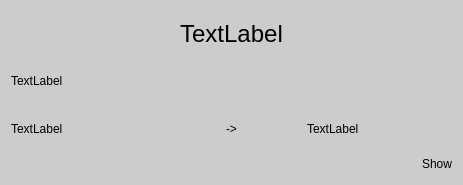
<?xml version="1.0" encoding="UTF-8"?>
<ui version="4.0">
 <class>MeetingPreview</class>
 <widget class="QWidget" name="MeetingPreview">
  <property name="geometry">
   <rect>
    <x>0</x>
    <y>0</y>
    <width>463</width>
    <height>185</height>
   </rect>
  </property>
  <property name="sizePolicy">
   <sizepolicy hsizetype="Expanding" vsizetype="Fixed">
    <horstretch>0</horstretch>
    <verstretch>0</verstretch>
   </sizepolicy>
  </property>
  <property name="windowTitle">
   <string>Form</string>
  </property>
  <property name="styleSheet">
   <string notr="true">background-color: rgb(204, 204, 204)</string>
  </property>
  <layout class="QVBoxLayout" name="verticalLayout">
   <property name="spacing">
    <number>3</number>
   </property>
   <item>
    <widget class="QLabel" name="meetingNameLabel">
     <property name="font">
      <font>
       <pointsize>18</pointsize>
      </font>
     </property>
     <property name="text">
      <string>TextLabel</string>
     </property>
     <property name="alignment">
      <set>Qt::AlignCenter</set>
     </property>
    </widget>
   </item>
   <item>
    <widget class="QLabel" name="meetingDate">
     <property name="styleSheet">
      <string notr="true">border: 0px solid black</string>
     </property>
     <property name="text">
      <string>TextLabel</string>
     </property>
    </widget>
   </item>
   <item>
    <layout class="QHBoxLayout" name="horizontalLayout">
     <item>
      <widget class="QLabel" name="fromLabel">
       <property name="styleSheet">
        <string notr="true">border: 0px solid black</string>
       </property>
       <property name="text">
        <string>TextLabel</string>
       </property>
      </widget>
     </item>
     <item>
      <widget class="QLabel" name="label">
       <property name="styleSheet">
        <string notr="true">border: 0px solid black;</string>
       </property>
       <property name="text">
        <string>-&gt;</string>
       </property>
       <property name="alignment">
        <set>Qt::AlignCenter</set>
       </property>
      </widget>
     </item>
     <item>
      <widget class="QLabel" name="toLabel">
       <property name="styleSheet">
        <string notr="true">border: 0px solid black</string>
       </property>
       <property name="text">
        <string>TextLabel</string>
       </property>
      </widget>
     </item>
    </layout>
   </item>
   <item>
    <layout class="QHBoxLayout" name="horizontalLayout_2">
     <item>
      <spacer name="horizontalSpacer">
       <property name="orientation">
        <enum>Qt::Horizontal</enum>
       </property>
       <property name="sizeHint" stdset="0">
        <size>
         <width>40</width>
         <height>20</height>
        </size>
       </property>
      </spacer>
     </item>
     <item>
      <widget class="QPushButton" name="pushButton">
       <property name="styleSheet">
        <string notr="true">border: 0px solid black</string>
       </property>
       <property name="text">
        <string>Show</string>
       </property>
      </widget>
     </item>
    </layout>
   </item>
  </layout>
 </widget>
 <resources/>
 <connections/>
</ui>
